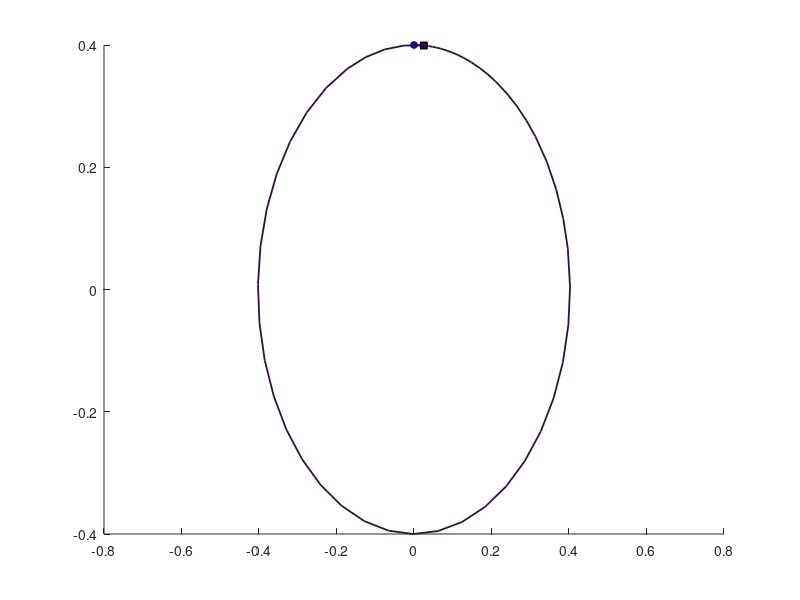

Here is the MATLAB script that generated this plot: (Note: this script raises an error after producing the figure.)
% Author: Izaak Neutelings (Februari 2021)
% Description: Produce plots and data for the exact solution of a pendulum,
%              using Jacobi elliptic functions. Please see
%              https://github.com/IzaakWN/CodeSnippets/tree/master/LaTeX/TikZ/physics/dynamics_pendulum
clear all; close all; clc


%%%%%%%%%%%%%%%%%%%%%%%%
%%   PHASE PORTRAIT   %%
%%%%%%%%%%%%%%%%%%%%%%%%
% Adapted from http://matlab.cheme.cmu.edu/2011/08/09/phase-portraits-of-a-system-of-odes/

disp("1) omega vs. theta - phase portrait")
w0 = 1; % angular frequency for s.h.o.
f = @(t,Y) [Y(2); -w0^2*sin(Y(1))]; % ODE
figure(1)
hold on
disp("  x0       v0      T       tf")
colors = turbo(18); % color map
tls = ""; %strings(1,8); % legend titles
i = 1;
for v0 = [ ...
          %0.5 1.0 1.5 ...
          0.4 0.8 1.2 1.6 ...
          2.0 ...
          2.1 -2.1 ...
          2.4 -2.4 2.8 -2.8 ...
          3.0 -3.0 3.2 -3.2 ...
         ]
  if abs(v0)<=2.0
    x0 = 0; % theta(0)=0 initial condition
    k = min(abs(v0)/(2*w0),0.9998); % sin(theta0/2)
    T = 4*ellipke(k^2)/w0; % period
    tf = 1.01*T; % last t
  else
    x0 = -sign(v0)*2*pi; % theta(0) initial condition
    k = max(abs(v0)/(2*w0),1.0001); % sin(theta0/2)
    T = 4*ellipke(1/k^2)/(k*w0); % period
    tf = 1.01*T;
  end
  [~,ys] = ode45(f,[0,tf],[x0;v0]);
  %ys(:,1) = 2*wrapToPi(0.5*ys(:,1));
  %ys = wrapAndReorder(2*pi+ys,4*pi)-2*pi;
  if v0>2.1
    ys = ys(1:find(ys>2*pi,1),:); % clip off
  elseif v0<-2.1
    ys = ys(1:find(ys<-2*pi,1),:); % clip off
  end
  fprintf("  %4.1f %7.1f %7.1f %7.1f\n",x0,v0,T,tf)
  plot(ys(:,1),ys(:,2),'LineWidth',1.3,'Color',colors(i,:));
  plot(ys(1,1),ys(1,2),'bo','MarkerSize',5,'MarkerFaceColor',colors(i,:)) % starting point
  plot(ys(end,1),ys(end,2),'ks','MarkerSize',5,'MarkerFaceColor',colors(i,:)) % ending point
  if v0>0 % store
    fname = sprintf("data/pendulum_phase-%.1f.txt",v0);
    fname = regexprep(fname,"(\d)\.(\d)","$1p$2");
    file  = fopen(fname,'w');
    fprintf(file,'%-12s %-12s\n','theta','omega'); % header
    fprintf(file,'%-12.8f %-12.8f\n',ys'); % data
    fclose(file);
    tls(3*i-2) = sprintf('$\\Omega_0/\\omega_0=%.10g$',v0);
  end
  i = i+1;
end
leg = legend(tls,'Position', [0.88 0.35 0.03 0.40], ...
             'Interpreter','latex','FontSize',11);
leg.ItemTokenSize = [11,100];
xlabel("$\theta$ [rad]",'Interpreter','latex','FontSize',14)
ylabel("$\dot{\theta}/\omega_0$",'Interpreter','latex','FontSize',14)
xlim([-2*pi 2*pi]);
ylim([-1.1*pi 1.1*pi]);
xticks(-2*pi:pi/2:2*pi)
xticklabels({'-2\pi','-3\pi/2','-\pi','-\pi/2',...
             '0','\pi/2','\pi','3\pi/2','2\pi'})
%axis tight equal
grid on
hold off
mysaveas("fig/pendulum_phase_portrait",8,0.07)


%%%%%%%%%%%%%%%%%%%%%%%%%%%
%%  CLOSE TRAJECTORIES   %%
%%%%%%%%%%%%%%%%%%%%%%%%%%%
% Initial conditions
% * theta(0) = x0, with 0 < x0 < pi,
% * dtheta/dt(0) = 0.
% Sources:
%   https://www.scielo.br/j/rbef/a/ns9Lc7tfqhZh678dBPXxRsQ/?lang=en
%   https://www.scielo.br/j/rbef/a/ns9Lc7tfqhZh678dBPXxRsQ/?format=pdf&lang=en

disp("2) theta vs. time")
figure(2)
hold on
t = linspace(0,50,300); % time
tls = ""; % legend titles
colors = turbo(7); % color map
disp("  x0    omega   freq f  period T")
i = 1;
for x0 = [ ... % amplitude theta(0) = x0
           %0.1 ...
           1.0 ...
           2.0 ...
           2.4 ... %2.5 ...
           2.8 ...
           3.0 ...
           3.1 ...
         ]
  w0 = 1; % angular frequency for s.h.o.
  k = sin(x0/2); % elliptic modulus
  m = k^2;
  T = 4*ellipke(m)/w0; % period
  f = 1./T; % frequency
  w = 2*pi*f; % average angular frequency, omega
  fprintf("  %4.2f %7.4f %7.4f %7.4f\n",x0,w,f,T)
  [sn,cn,dn] = ellipj(w0*(T/4-t),m); % Jacobi elliptic functions
  x = 2*asin(k*sn); % theta (exact pendulum solution)
  v = -2*k*w0.*cn.*dn./sqrt(1-(k*sn).^2); % dtheta/dt
  plot([T T],[-3.5 1.1*x0],'Color',colors(i,:),'LineWidth',0.5); % vertical line at t=T
  plot(t,x0*cos(w*t),'--','Color',colors(i,:),'LineWidth',0.5); % simple s.h.o. with the same period
  plot(t,x,'Color',colors(i,:),'LineWidth',1.4); % exact pendulum solution
  tls(3*i) = sprintf('$\\theta_0=%.4g$',x0);
  fname = sprintf("data/pendulum-%.1f.txt",x0);
  fname = regexprep(fname,"(\d)\.(\d)","$1p$2");
  file  = fopen(fname,'w');
  fprintf(file,'%-12s %-12s %-12s\n','time','theta','dtheta/dt'); % header
  fprintf(file,'%-12.8f %-12.8f %-12.8f\n',[t;x;v]); % data
  fclose(file);
  i = i+1;
end
xlabel("$t$ [s]",'Interpreter','latex','FontSize',14)
ylabel("$\theta$ [rad]",'Interpreter','latex','FontSize',14)
ylim([-3.5 3.95])
yticks(-pi:pi/4:4)
yticklabels({'-\pi','-3\pi/4','-\pi/2','-\pi/4',...
             '0','\pi/4','\pi/2','3\pi/4','\pi','5\pi/4'})
leg = legend(tls,'NumColumns',3, ... %'Location', 'northoutside', ...
             'Position',[0.54 0.9 0.3 0.07], ... 
             'Interpreter','latex','FontSize',12);
leg.ItemTokenSize = [13,100];
grid on
hold off
mysaveas("fig/pendulum_theta_vs_t")

disp("3) theta vs. Tt")
figure(3)
hold on
t = linspace(0,2,300); % time
tls = ""; % legend titles
colors = turbo(8); % color map
i = 1;
for x0 = [ ... % amplitude theta(0) = x0
           1.0 1.5 2.0 ...
           2.4 2.8 ...
           3.0 3.1 ...
         ]
  w0 = 1; % angular frequency for s.h.o.
  k = sin(x0/2); % elliptic modulus
  m = k^2;
  T = 4*ellipke(m)/w0; % period
  f = 1./T; % frequency
  w = 2*pi*f; % average angular frequency, omega
  [sn,cn,dn] = ellipj(w0*(T/4-T*t),m); % Jacobi elliptic function
  x = 2*asin(k*sn); % theta (exact pendulum solution)
  v = -2*k*w0.*cn.*dn./sqrt(1-(k*sn).^2); % dtheta/dt
  plot(t,x0*cos(w*T*t),'--','Color',colors(i,:),'LineWidth',0.5); % simple s.h.o. with the same period
  plot(t,x,'Color',colors(i,:),'LineWidth',1.4); % exact pendulum solution
  tls(2*i) = sprintf('$\\theta_0=%.4g$',x0);
  fname = sprintf("data/pendulum-%.1f_norm.txt",x0);
  fname = regexprep(fname,"(\d)\.(\d)","$1p$2");
  file  = fopen(fname,'w');
  fprintf(file,'%-12s %-12s %-12s\n','Tt','theta','dtheta/dt'); % header
  fprintf(file,'%-12.8f %-12.8f %-12.8f\n',[t;x;v]); % data
  fclose(file);
  i = i+1;
end
xlabel("$t$ [$T$]",'Interpreter','latex','FontSize',14)
ylabel("$\theta$ [rad]",'Interpreter','latex','FontSize',14)
ylim([-3.5 3.8])
yticks(-pi:pi/4:3.5)
yticklabels({'-\pi','-3\pi/4','-\pi/2','-\pi/4',...
             '0','\pi/4','\pi/2','3\pi/4','\pi'})
leg = legend(tls,'NumColumns',1, ...  %'Location', 'northoutside', ...
             'Position',[0.49 0.18 0.1 0.3], ... 
             'Interpreter','latex','FontSize',14);
leg.ItemTokenSize = [13,100];
grid on
hold off
mysaveas("fig/pendulum_theta_vs_Tt")

disp("4) dtheta/dt vs. t")
figure(4)
hold on
t = linspace(0,50,300);
tls = ""; % legend titles
colors = turbo(7); % color map
i = 1;
for x0 = [ ... % amplitude theta(0) = x0
           1.2 ...
           2.0 ...
           2.4 ...
           2.8 ...
           3.0 ...
           3.1 ...
         ]
  w0 = 1; % angular frequency for s.h.o.
  k = sin(x0/2); % elliptic modulus
  m = k^2;
  T = 4*ellipke(m)/w0; % period
  w = 2*pi/T; %pi/(2*ellipke(sin(x0/2)^2)); omega
  [sn,cn,dn] = ellipj(w0*(T/4-t),m); % Jacobi elliptic functions
  v = -2*k*w0*cn.*dn./sqrt(1-(k*sn).^2); % dtheta/dt
  vmax = x0*w; % s.h.o.
  %vmax = 2*k*w0; % exact pendulum
  plot([0.75*T 0.75*T],[-2.2 0.9*x0],'Color',colors(i,:),'LineWidth',0.7); % vertical line at t=T
  plot(t,-vmax*sin(w*t),'--','Color',colors(i,:),'LineWidth',0.7); % simple s.h.o. with the same period
  plot(t,v,'Color',colors(i,:),'LineWidth',1.3); % exact pendulum solution
  tls(3*i) = sprintf('$\\theta_0=%.4g$',x0);
  i = i+1;
end
leg = legend(tls,'NumColumns',3,'Position',[0.53 0.90 0.2 0.08], ... 
             'Interpreter','latex','FontSize',12);
leg.ItemTokenSize = [13,100];
ylim([-2.2 2.7])
xlabel("$t$ [s]",'Interpreter','latex','FontSize',14)
ylabel("$\dot{\theta}/\omega_0$",'Interpreter','latex','FontSize',14)
grid on
hold off
mysaveas("fig/pendulum_omega_vs_t")

disp("5) dtheta/dt vs. Tt")
figure(5)
hold on
t = linspace(0,2,300);
tls = ""; % legend titles
colors = turbo(7); % color map
i = 1;
for x0 = [ ... % amplitude theta(0) = x0
           1.2 ...
           2.0 ...
           2.4 2.8 ...
           3.0 3.1 ...
         ]
  w0 = 1; % angular frequency for s.h.o.
  k = sin(x0/2); % elliptic modulus
  m = k^2;
  T = 4*ellipke(m)/w0; % period
  w = 2*pi/T; %pi/(2*ellipke(sin(x0/2)^2)); omega
  [sn,cn,dn] = ellipj(w0*T*(1/4-t),m); % Jacobi elliptic functions
  v = -2*k*w0*cn.*dn./sqrt(1-(k*sn).^2); % dtheta/dt
  vmax = x0*w; % s.h.o.
  plot(t,-vmax*sin(2*pi*t),'--','Color',colors(i,:),'LineWidth',0.7); % simple s.h.o. with the same period
  plot(t,v,'Color',colors(i,:),'LineWidth',1.3); % exact pendulum solution
  tls(2*i) = sprintf('$\\theta_0=%.4g$',x0);
  i = i+1;
end
leg = legend(tls,'NumColumns',1,'Position',[0.82 0.16 0.08 0.3], ...
             'Interpreter','latex','FontSize',14);
leg.ItemTokenSize = [13,100];
ylim([-2.2 2.2])
xlabel("$t$ [$T$]",'Interpreter','latex','FontSize',14)
ylabel("$\dot{\theta}/\omega_0$",'Interpreter','latex','FontSize',14)
grid on
hold off
mysaveas("fig/pendulum_omega_vs_Tt")

disp("6) T/T0 vs. theta0")
t0 = linspace(0,0.995*pi,200); % theta0
T = 2*ellipke(sin(t0/2).^2)/pi; % T/T0
w = 1./T; % omega/omega0 = f/f0
fname = sprintf("data/pendulum_period.txt");
file  = fopen(fname,'w');
fprintf(file,'%-12s %-12s %-12s\n','theta0','T/T0','omega/omega0');
fprintf(file,'%-12.8f %-12.8f %-12.8f\n',[t0;T;w]);
fclose(file);
figure(6)
plot(t0,T,'LineWidth',1.2);
%plot(t0,2*ellipj(pi/2,sin(t0/2).^2)/pi)
xlabel("$\theta_0$ [rad]",'Interpreter','latex','FontSize',14)
ylabel('$T/T_0$','Interpreter','latex','FontSize',14)
xlim([0 3.4])
xticks(0:pi/4:3.4)
xticklabels({'0','\pi/4','\pi/2','3\pi/4','\pi'})
grid on
mysaveas("fig/pendulum_period_vs_theta",6)

disp("7) omega/omega0 vs. theta0")
figure(7)
plot(t0,w,'LineWidth',1.2);
xlabel("$\theta_0$ [rad]",'Interpreter','latex','FontSize',14)
ylabel("$\omega/\omega_0 = f/f_0$",'Interpreter','latex','FontSize',14)
xlim([0 3.4])
xticks(0:pi/4:3.4)
xticklabels({'0','\pi/4','\pi/2','3\pi/4','\pi'})
grid on
mysaveas("fig/pendulum_omega_vs_theta",6)

%disp("8) sin/pendulum vs. t")
%figure(8)
%xlabel('$t$','Interpreter','latex','FontSize',14)
%ylabel('(cos-pendulum)/abs(pendulum)','FontSize',14)
%hold on
%x0 = 3.0;
%om = pi/(2*ellipke(sin(x0/2)^2));
%t = linspace(0,6.0,100);
%x = 2*asin(sin(x0/2)*ellipj(ellipke(sin(x0/2)^2)-t,sin(x0/2)^2));
%x = (x0*cos(om*t) - x)./abs(x);
%plot(t,x);


%%%%%%%%%%%%%%%%%%%%%%%%%%%
%%   OPEN TRAJECTORIES   %%
%%%%%%%%%%%%%%%%%%%%%%%%%%%
% Initial conditions
% * theta(0) = 0,
% * dtheta/dt(0) = W0 > 2w0,
% where w0=1 is the angular frequency for a simple harmonic oscillator.
% We use the Jacobi real transformation for m > 1:
% * K(m) = K(1/m)/k,
% * sn(u,m) = sn(k*u,1/m)/k.
% following [1] and [2].
% Note that if one uses the jacobiAM function [3], 
% one does not need to do these transformations.
% 
% [1] https://en.wikipedia.org/wiki/Jacobi_elliptic_functions#The_Jacobi_real_transformations
% [2] https://dlmf.nist.gov/19.7
% [3] https://ch.mathworks.com/help/symbolic/jacobiam.html

disp("9) theta vs. t (W0>2w0)")
figure(9)
hold on
t = linspace(0,12,300); % time
tls = ""; % legend titles
colors = turbo(8); % color map
disp("  W0/w0  W0/2w0  omega   freq f  period T")
i = 1;
for W0 = [ ... % angular velocity dtheta/dt(0) = W0
          2.001 ...
          2.010 ...
          2.05 ...
          2.2 ...
          2.5 ...
          3.0 ...
          4.0
         ]
  w0 = 1; % angular frequency for s.h.o.
  k = W0/(2*w0); % elliptic modulus > 1
  m = k^2;
  T = 4*ellipke(1/m)/W0; % period
  f = 1./T; % frequency
  w = 2*pi*f; % average angular frequency, omega
  fprintf("  %4.2f %6.2f %9.4f %7.4f %7.4f\n",W0/w0,k,w,f,T)
  [sn,~,dn] = ellipj(W0*t/2,1/m); % Jacobi elliptic functions
  x = 2*asin_ext(sn,t,2*T); % theta (exact pendulum solution)
  v = W0*dn; % dtheta/dt
  plot([T T],[0 7.0],'Color',colors(i,:),'LineWidth',0.5); % vertical line at t=T
  %plot(t,W0*t,'--','Color',colors(i,:),'LineWidth',0.5); % constant angular velocity
  plot(t,w*t,'--','Color',colors(i,:),'LineWidth',0.5); % constant angular velocity
  plot(t,x,'Color',colors(i,:),'LineWidth',1.4); % exact pendulum solution
  tls(3*i) = sprintf('$\\Omega_0/2\\omega_0=%.5g$',k);
  if W0<2.2
    fname = "data/pendulum_open-%.5g.txt";
  else
    fname = "data/pendulum_open-%.1f.txt";
  end
  fname = sprintf(fname,W0);
  fname = regexprep(fname,"(\d)\.(\d)","$1p$2");
  file  = fopen(fname,'w');
  fprintf(file,'%-12s %-12s %-12s\n','time','theta','dtheta/dt'); % header
  fprintf(file,'%-12.8f %-12.8f %-12.8f\n',[t;x;v]); % data
  fclose(file);
  i = i+1;
end
xlabel("$t$ [s]",'Interpreter','latex','FontSize',14)
ylabel("$\theta$ [rad]",'Interpreter','latex','FontSize',14)
ylim([0 22])
yticks(0:pi:7*pi)
yticklabels({'0','\pi','2\pi','3\pi','4\pi','5\pi','6\pi','7\pi'})
leg = legend(tls,'Location','northwest', ...
             'Interpreter','latex','FontSize',13);
leg.ItemTokenSize = [13,100];
grid on
hold off
mysaveas("fig/pendulum_open_theta_vs_t")

disp("10) theta vs. Tt (W0>2w0)")
figure(10)
hold on
t = linspace(0,2.5,300); % time
tls = ""; % legend titles
colors = turbo(10); % color map
i = 1;
for W0 = [ ... % angular velocity dtheta/dt(0) = W0
          2.00000002 ...
          2.00002 ...
          2.001 ...
          2.01 2.05 2.2 ...
          2.5 3.0 4.0
         ]
  w0 = 1; % angular frequency for s.h.o.
  k = W0/(2*w0); % elliptic modulus > 1
  m = k^2;
  T = 4*ellipke(1/m)/W0; % period
  w = 2*pi/T; % angular velocity omega
  [sn,~,dn] = ellipj(W0*T*t/2,1/m); % Jacobi elliptic functions
  x = 2*asin_ext(sn,T*t,2*T); % theta (exact pendulum solution)
  v = W0*dn; % dtheta/dt
  plot(t,x,'Color',colors(i,:),'LineWidth',1.4); % exact pendulum solution
  tls(i) = sprintf('$\\Omega_0/2\\omega_0=%.10g$',k);
  if W0<2.2
    fname = "data/pendulum_open-%.10g_norm.txt";
  else
    fname = "data/pendulum_open-%.1f_norm.txt";
  end
  fname = sprintf(fname,W0);
  fname = regexprep(fname,"(\d)\.(\d)","$1p$2");
  file  = fopen(fname,'w');
  fprintf(file,'%-12s %-12s %-12s\n','time','theta','dtheta/dt'); % header
  fprintf(file,'%-12.8f %-12.8f %-12.8f\n',[t;x;v]); % data
  fclose(file);
  i = i+1;
end
xlabel("$t$ [$T$]",'Interpreter','latex','FontSize',14)
ylabel("$\theta$ [rad]",'Interpreter','latex','FontSize',14)
ylim([0 16])
yticks(0:pi:5*pi)
yticklabels({'0','\pi','2\pi','3\pi','4\pi','5\pi'})
leg = legend(tls,'Location','southeast', ...
             'Interpreter','latex','FontSize',13);
leg.ItemTokenSize = [13,100];
grid on
hold off
mysaveas("fig/pendulum_open_theta_vs_Tt")

disp("11) dtheta/dt vs. t (W0>2w0)")
figure(11)
hold on
t = linspace(0,12,300);
tls = ""; % legend titles
colors = turbo(9); % color map
i = 1;
for W0 = [ ... % angular velocity dtheta/dt(0) = W0
           2.001 2.010 2.05 ...
           2.2 2.5 3.0 ...
           3.6 4.0
         ]
  w0 = 1; % angular frequency for s.h.o.
  k = W0/(2*w0); % elliptic modulus > 1
  m = k^2;
  T = 4*ellipke(1/m)/W0; % period
  [~,~,dn] = ellipj(W0*t/2,1/m); % Jacobi elliptic functions
  v = W0*dn; % dtheta/dt
  plot([T T],[0 W0+0.1],'Color',colors(i,:),'LineWidth',0.7); % vertical line at t=T
  plot(t,v,'Color',colors(i,:),'LineWidth',1.3); % exact pendulum solution
  tls(2*i) = sprintf('$\\Omega_0/2\\omega_0=%.6g$',k);
  i = i+1;
end
leg = legend(tls,'NumColumns',4,'Position',[0.3 0.88 0.5 0.08], ... 
             'Interpreter','latex','FontSize',12);
leg.ItemTokenSize = [10,100];
ylim([0 4.8])
xlabel("$t$ [s]",'Interpreter','latex','FontSize',14)
ylabel("$\dot{\theta}/\omega_0$",'Interpreter','latex','FontSize',14)
grid on
hold off
mysaveas("fig/pendulum_open_omega_vs_t")

disp("12) dtheta/dt vs. Tt (W0>2w0)")
figure(12)
hold on
t = linspace(0,2.5,300);
tls = ""; % legend titles
colors = turbo(9); % color map
i = 1;
for W0 = [ ... % angular velocity dtheta/dt(0) = W0
           2.001 2.010 2.05 ...
           2.2 2.5 3.0 ...
           3.6 4.0
         ]
  w0 = 1; % angular frequency for s.h.o.
  k = W0/(2*w0); % elliptic modulus > 1
  m = k^2;
  T = 4*ellipke(1/m)/W0; % period
  [~,~,dn] = ellipj(W0*T*t/2,1/m); % Jacobi elliptic functions
  v = W0*dn; % dtheta/dt
  plot(t,v,'Color',colors(i,:),'LineWidth',1.3); % exact pendulum solution
  tls(i) = sprintf('$\\Omega_0/2\\omega_0=%.6g$',k);
  i = i+1;
end
leg = legend(tls,'NumColumns',4,'Position',[0.3 0.88 0.5 0.08], ... 
             'Interpreter','latex','FontSize',12);
leg.ItemTokenSize = [10,100];
ylim([0 4.8])
xlabel("$t$ [$T$]",'Interpreter','latex','FontSize',14)
ylabel("$\dot{\theta}/\omega_0$",'Interpreter','latex','FontSize',14)
grid on
hold off
mysaveas("fig/pendulum_open_omega_vs_Tt")

disp("13) T/T0 vs. W0/2w0 (W0>2w0)")
w0 = 1; % angular frequency for s.h.o.
W0 = linspace(2.02,10,200);
k = W0/(2*w0); % elliptic modulus > 1
m = k.^2;
T = 2*w0*ellipke(1./m)/pi./W0; % period
w = 1./T; % omega/omega0 = f/f0
fname = sprintf("data/pendulum_period_open.txt");
file  = fopen(fname,'w');
fprintf(file,'%-12s %-12s %-12s %-12s\n','W0/w0','W0/2w0','T/T0','omega/omega0');
fprintf(file,'%-12.8f %-12.8f %-12.8f %-12.8f\n',[W0/w0;k;T;w]);
fclose(file);
figure(13)
plot(k,T,'LineWidth',1.4);
xlabel("$\Omega_0/2\omega_0$",'Interpreter','latex','FontSize',14)
ylabel("$T/T_0$",'Interpreter','latex','FontSize',14)
grid on
mysaveas("fig/pendulum_open_period_vs_W0",6)

disp("14) omega/omega0 vs. W0/2w0 (W0>2w0)")
figure(14)
plot(k,w,'LineWidth',1.4);
xlabel("$\Omega_0/2\omega_0$",'Interpreter','latex','FontSize',14)
ylabel("$\omega/\omega_0 = f/f_0$",'Interpreter','latex','FontSize',14)
grid on 
mysaveas("fig/pendulum_open_omega_vs_W0",6)

disp("Done.")


%%%%%%%%%%%%%%%%%%%%%%
%   HELP FUNCTIONS   %
%%%%%%%%%%%%%%%%%%%%%%

function mysaveas(fname,width,rmarg)
  if nargin==1
    width = 8; % height
  end
  if nargin<=2
    rmarg = 0.02; % extra right margin
  end
  set(gca,'Units','normalized'); % ensure normalized units
  set(gcf,'PaperPosition',[0 0 width 5]); % position plot at left hand corner with width w and height 5
  set(gcf,'PaperSize',[width 5]); % set the paper to have width w and height 5
  Tight = get(gca,'TightInset');  % gives you the bording spacing between plot box and any axis labels
  Tight = [0.02/width 0.005 rmarg 0.02]+Tight; % [Left Bottom Right Top] spacing
  set(gca,'Position',[Tight(1) Tight(2) 1-Tight(1)-Tight(3) 1-Tight(2)-Tight(4)]);
  %return % skip saving figures
  saveas(gcf,fname,'pdf') % save figure as PDF
  %%%saveas(gcf,fname,'png') % save figure as PNG (low res)
  print(gcf,fname,'-dpng','-r300') % save figure as PNG (high res)
end